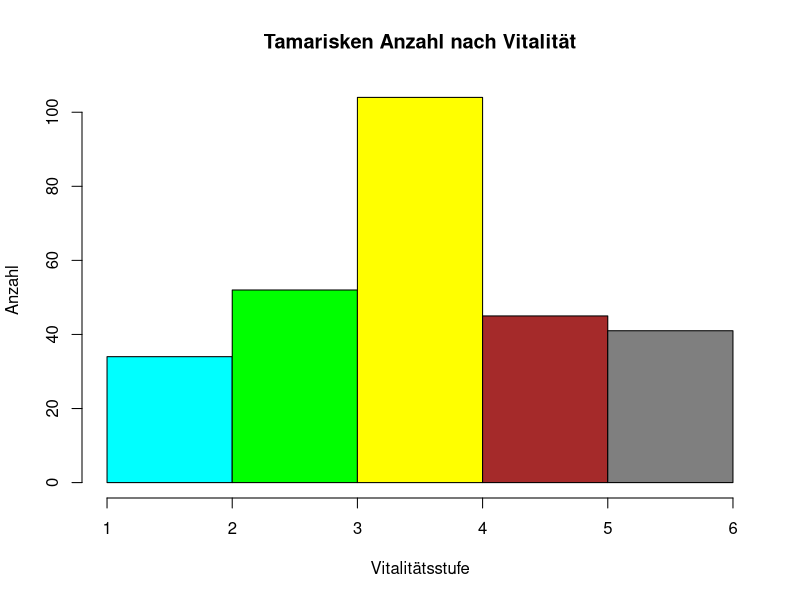
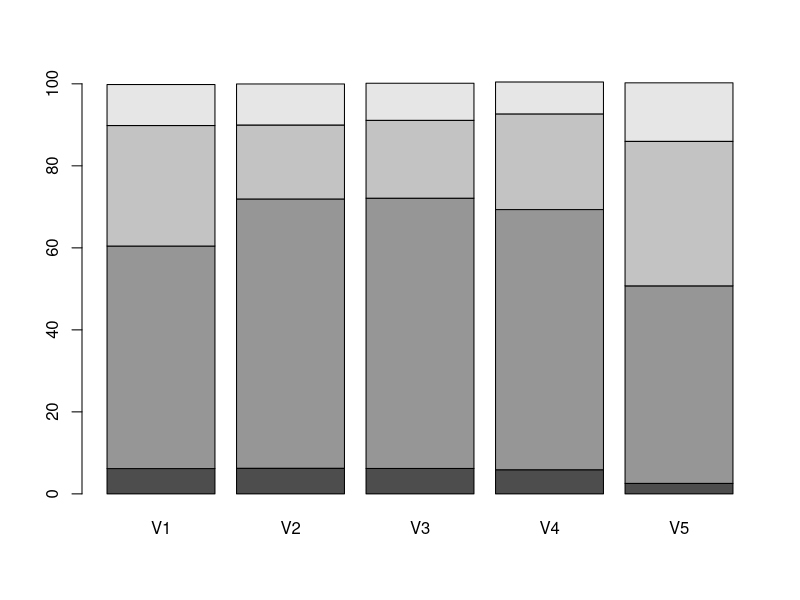

R code for these plots, in order: (Note: this script raises an error after producing the figures.)
#### Schöne plots Skript######

#Wd setzen

setwd("C:/Users/Enz/Documents/Studium/Forschungsprojekt Lech/Tamarix")

list.files()


t <- read.csv("Lech/RData/tges.csv", stringsAsFactors = FALSE)

head(t)


vit_col <- c("cyan", "green", "yellow", "brown", "gray50")


hist(t[, "Pnt.Vit"], breaks = 1:6, xlab = "Vitalitätsstufe", ylab = "Anzahl",
     main = "Tamarisken Anzahl nach Vitalität", col = vit_col)
png("Hist Vitalität.png")


############
##Barplots##
############

## nach Vit 
substrate <- t[, c("Sub.1", "Sub.2","Sub.3", "Sub.4", "Pnt.Vit")]


sub_mean_vit <- data.frame()

for (i in 2:6) {
  sub_vit1 <- substrate$Sub.1[substrate$Pnt.Vit == i]
  sub_vit2 <- substrate$Sub.2[substrate$Pnt.Vit == i]
  sub_vit3 <- substrate$Sub.3[substrate$Pnt.Vit == i]
  sub_vit4 <- substrate$Sub.4[substrate$Pnt.Vit == i]
  
  sub_mean_vit[1,i-1] <- mean(sub_vit1)
  sub_mean_vit[2,i-1] <- mean(sub_vit2)
  sub_mean_vit[3,i-1] <- mean(sub_vit3)
  sub_mean_vit[4,i-1] <- mean(sub_vit4)
  
}

s <- as.matrix(sub_mean_vit)


barplot(s)

###############
###Boxplots####
## nach dist


sub_mean_dist <- data.frame()

range(t["MEAN_Dist_n5"])

for (i in 2:6) {
  sub_vit1 <- substrate$Sub.1[substrate$Pnt.Vit == i]
  sub_vit2 <- substrate$Sub.2[substrate$Pnt.Vit == i]
  sub_vit3 <- substrate$Sub.3[substrate$Pnt.Vit == i]
  sub_vit4 <- substrate$Sub.4[substrate$Pnt.Vit == i]
  
  sub_mean_vit[1,i-1] <- mean(sub_vit1)
  sub_mean_vit[2,i-1] <- mean(sub_vit2)
  sub_mean_vit[3,i-1] <- mean(sub_vit3)
  sub_mean_vit[4,i-1] <- mean(sub_vit4)
  
}

s <- as.matrix(sub_mean_vit)


barplot(s)









